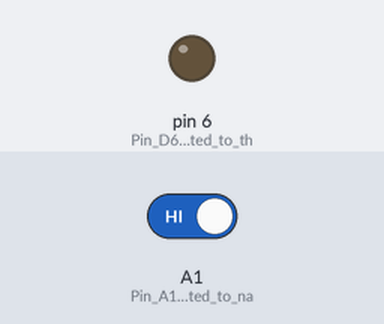
Recording of a sketch running on a simulated Arduino Uno, built with avr-gcc and run on an emulated ATmega328P. On the bench: output pins drawn as LEDs (lit = HIGH). The inputs (shaded band) are chosen by the test bench; at power-on: A1 (Pin_A1_is_connected_to_na) HIGH.

Above: at 1.2 s.
1.3 s: A1 (Pin_A1_is_connected_to_na) driven LOW
At 2.3 s:
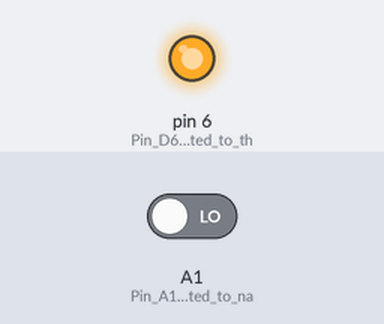
2.8 s: A1 (Pin_A1_is_connected_to_na) driven HIGH
At 3.4 s:
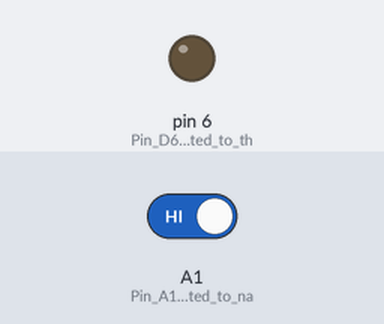
Timing chart, 0 to 5.8 s (numbered marks = the images above; inputs shaded):
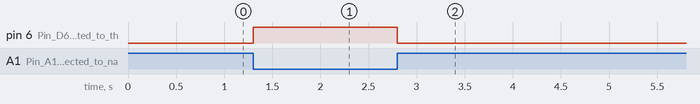

Measured:
- after the input at 1.3 s, pin 6 (Pin_D6_is_connected_to_th): LOW → HIGH at once
- after the input at 2.8 s, pin 6 (Pin_D6_is_connected_to_th): HIGH → LOW at once

The sketch:

interfacing_buzzer.ino
```cpp
/*
Arduino IDE version: 1.8.3
Tested on : ARBD-1
Microcontroller:ATMEGA 328p
Written by:Mohammad Waqas
Date:11/06/2019
*/

// the setup function runs once when you press reset or power the board
void setup() {

pinMode(6,OUTPUT);//Pin D6 is connected to the buzzer
pinMode(A1,INPUT);//Pin A1 is connected to navi switches
}
int val;
// the loop function runs over and over again forever
void loop() {
    val=digitalRead(A1);
    if(val==LOW)
digitalWrite(6,HIGH);//Turn on the buzzer
else
digitalWrite(6,LOW);//Turn off the buzzer

}
```
